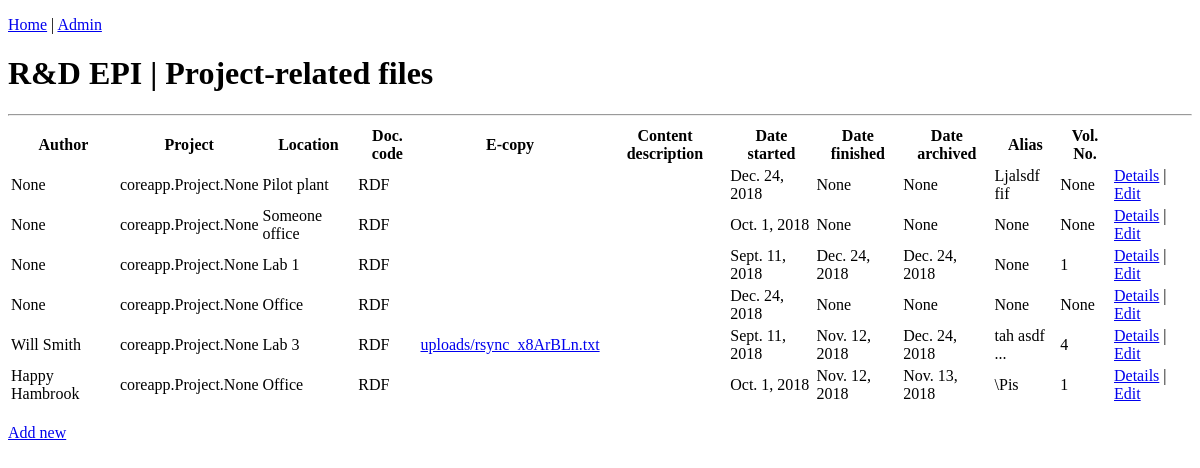
The page /coreapp/relatedfile/ on the database as committed earlier.
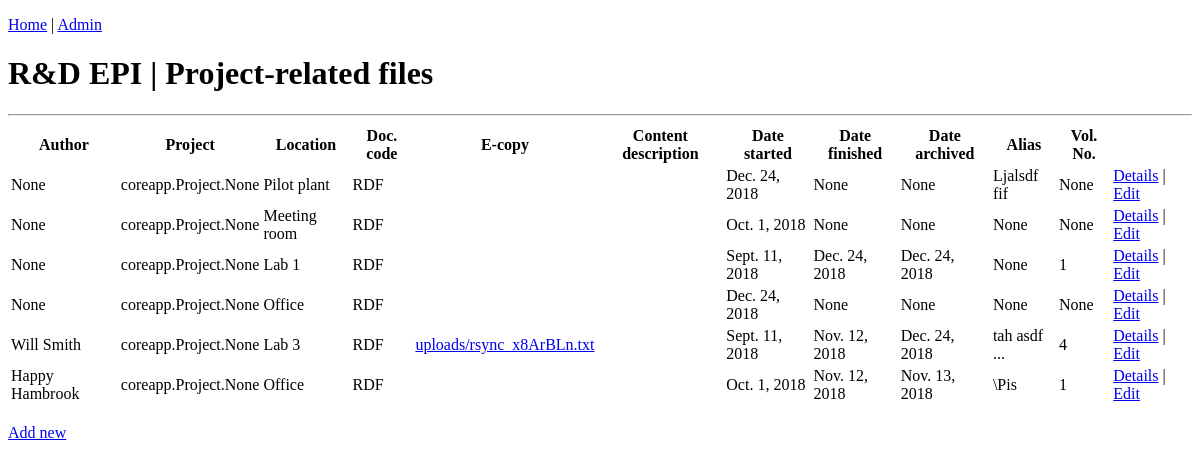
The same page on the database as committed later.
### coreapp/models.py (models this page shows, shortened)
class Document(models.Model):
    author = models.ForeignKey(settings.AUTH_USER_MODEL, on_delete=models.SET_NULL, blank=True, null=True, verbose_name="Main author")
    project = models.ManyToManyField(Project, verbose_name="Associated project(s)")
    title = models.TextField("Document title")
    location = models.ForeignKey(Location, on_delete=models.SET_NULL, blank=True, null=True, verbose_name="Hard copy location")
    document_code = models.CharField("Document code (e.g. study plan, report... )", max_length=3, choices=DOCUMENT_CODE, default='OTH')
    efile = models.FileField("Scanned copy", upload_to='uploads/', null=True, blank=True)
    class Meta:
        abstract = True

class RelatedFile(Document):
    date_started = models.DateField("Date started", null=True, blank=True)
    date_finished = models.DateField("Date finished", null=True, blank=True)
    date_archived = models.DateField("Date archived", null=True, blank=True)
    alias = models.CharField("Alias (other names this file may be known as)", max_length=512, null=True, blank=True)
    vol_num = models.IntegerField("Volume number", null=True, blank=True)
    document_code = 'RDF'

class Location(models.Model):
    name = models.CharField("Room", max_length=16, null=True, blank=True)
    room_num = models.CharField("Room number", max_length=16, null=True, blank=True)
    def __str__(self):
        return self.name

### coreapp/views.py (the view)
# urls.py: path('relatedfile/', views.relatedfile_list, name='relatedfile-list'),
def relatedfile_list(request):
    relatedfiles = RelatedFile.objects.all()
    context = {'relatedfiles': relatedfiles, 'page_title': 'R&D EPI | Project-related files'}
    return render(request, 'coreapp/relatedfile_list.html', context)

### coreapp/models.py (called while the page is built)
    def __str__(self):
        return self.get_full_name()

### coreapp/templates/coreapp/relatedfile_list.html
{% extends 'coreapp/base_generic.html' %}
{% block content %}
	<h1>{{ page_title }}</h1>
	<hr>
	<table>
		<thead>
			<th>Author</th>
			<th>Project</th>
			<th>Location</th>
			<th>Doc. code</th>
			<th>E-copy</th>
			<th>Content description</th>
			<th>Date started</th>
			<th>Date finished</th>
			<th>Date archived</th>
			<th>Alias</th>
			<th>Vol. No.</th>
		</thead>
		{% for relatedfile in relatedfiles %}
		<tr>
			<td>{{ relatedfile.author }}</td>
			<td>{{ relatedfile.project }}</td>
			<td>{{ relatedfile.location }}</td>
			<td>{{ relatedfile.document_code }}</td>
			<td><a href="{{ MEDIA_URL }}{{ relatedfile.efile }}">{{ relatedfile.efile }}</a></td>
			<td>{{ relatedfile.content_descr }}</td>
			<td>{{ relatedfile.date_started }}</td>
			<td>{{ relatedfile.date_finished }}</td>
			<td>{{ relatedfile.date_archived }}</td>
			<td>{{ relatedfile.alias }}</td>
			<td>{{ relatedfile.vol_num }}</td>
			<td><a href="{{ relatedfile.id }}">Details</a> | <a href="edit/{{ relatedfile.id }}">Edit</a></td>
		</tr>
		{% endfor %}
	</table>
	<br>
	<a href="{% url 'relatedfile-create' %}">Add new</a>
{% endblock %}

Rows that differ between the two databases and show on the page:
changed RelatedFile: location "Someone office" → "Meeting room"
